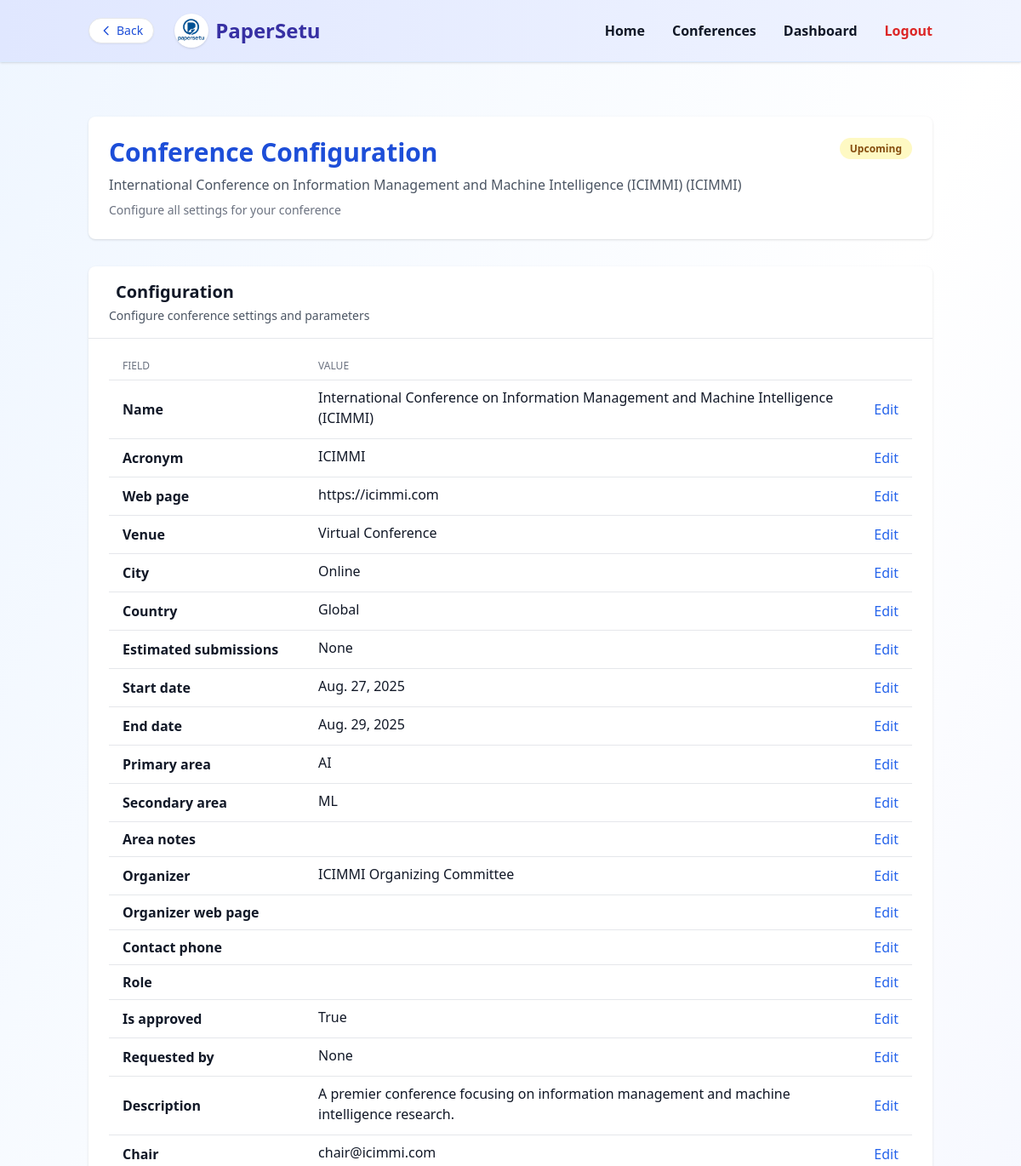
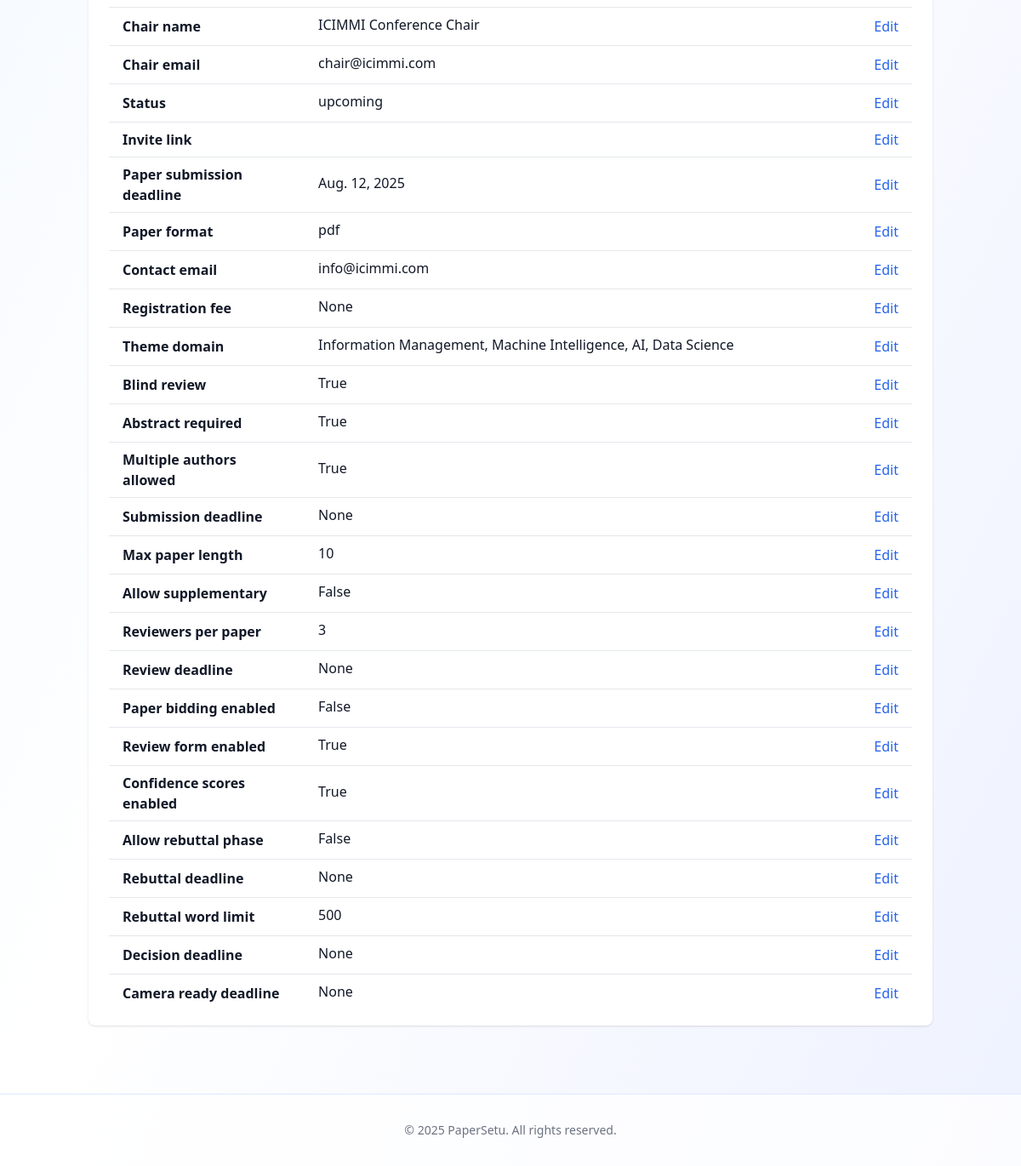
The app's page /dashboard/conference/25/config/ (signed in) with its own data (2 pictures, top to bottom).
### conference/models.py (models this page shows, shortened)
class Conference(models.Model):
    name = models.CharField(max_length=255)
    acronym = models.CharField(max_length=50, blank=True)
    web_page = models.URLField(blank=True)
    venue = models.CharField(max_length=255, blank=True)
    city = models.CharField(max_length=100, blank=True)
    country = models.CharField(max_length=100, blank=True)
    estimated_submissions = models.IntegerField(null=True, blank=True)
    start_date = models.DateField()
    end_date = models.DateField()
    primary_area = models.CharField(max_length=50, choices=AREA_CHOICES, default='AI')
    secondary_area = models.CharField(max_length=50, choices=AREA_CHOICES, default='AI')
    area_notes = models.TextField(blank=True)
    organizer = models.CharField(max_length=255, blank=True)
    organizer_web_page = models.URLField(blank=True)
    contact_phone = models.CharField(max_length=20, blank=True)
    role = models.CharField(max_length=100, blank=True)
    is_approved = models.BooleanField(default=False)
    requested_by = models.ForeignKey(User, on_delete=models.CASCADE, related_name='requested_conferences', null=True, blank=True)
    description = models.TextField(blank=True)
    chair = models.ForeignKey(User, on_delete=models.CASCADE, related_name='chaired_conferences')
    chair_name = models.CharField(max_length=255, blank=True, help_text="Conference chair's full name")
    chair_email = models.EmailField(blank=True, help_text="Conference chair's email address")
    status = models.CharField(max_length=20, choices=[('upcoming', 'Upcoming'), ('live', 'Live'), ('completed', 'Completed')], default='upcoming')
    invite_link = models.CharField(max_length=255, blank=True)
    created_at = models.DateTimeField(auto_now_add=True)
    paper_submission_deadline = models.DateField(null=True, blank=True)
    paper_format = models.CharField(max_length=10, choices=[('pdf', 'PDF'), ('docx', 'DOCX')], default='pdf')
    contact_email = models.EmailField(blank=True, help_text="Main contact email for the conference")
    registration_fee = models.DecimalField(max_digits=10, decimal_places=2, null=True, blank=True, help_text="Registration fee amount")
    theme_domain = models.CharField(max_length=255, blank=True, help_text="Conference theme or domain")
    blind_review = models.BooleanField(default=True)
    abstract_required = models.BooleanField(default=True)
    multiple_authors_allowed = models.BooleanField(default=True)
    submission_deadline = models.DateTimeField(null=True, blank=True, help_text="Final submission deadline")
    max_paper_length = models.IntegerField(default=10)
    allow_supplementary = models.BooleanField(default=False)
    reviewers_per_paper = models.IntegerField(default=3)
    review_deadline = models.DateTimeField(null=True, blank=True, help_text="Review submission deadline")
    paper_bidding_enabled = models.BooleanField(default=False, help_text="Enable paper bidding for reviewers")
    review_form_enabled = models.BooleanField(default=True)
    confidence_scores_enabled = models.BooleanField(default=True)
    allow_rebuttal_phase = models.BooleanField(default=False, help_text="Enable author rebuttal phase")
    rebuttal_deadline = models.DateTimeField(null=True, blank=True, help_text="Rebuttal submission deadline")
    rebuttal_word_limit = models.IntegerField(default=500, help_text="Word limit for rebuttals")
    decision_deadline = models.DateTimeField(null=True, blank=True, help_text="Final decision deadline")
    camera_ready_deadline = models.DateTimeField(null=True, blank=True, help_text="Camera-ready submission deadline")

### accounts/models.py (models this page shows)
class User(AbstractUser):
    email = models.EmailField(unique=True)
    is_verified = models.BooleanField(default=False)
    otp = models.CharField(max_length=6, blank=True, null=True)
    otp_created_at = models.DateTimeField(blank=True, null=True)
    def __str__(self):
        return self.email if self.email else self.username

### dashboard/views.py (the view, shortened to what this page needs)
# urls.py: path('conference/<int:conf_id>/config/', ConfigFeatureView.as_view(), name='admin_config'),
class ConfigFeatureView(AdminFeatureBaseView):
    feature_key = 'config'
    template_name = 'dashboard/conference_configuration.html'
    def get(self, request, conf_id):
        conference = get_object_or_404(Conference, id=conf_id)
        user = request.user
        if conference.chair != user:
            return render(request, 'dashboard/forbidden.html', {
                'message': 'Only the conference chair can access the configuration panel.'
            })
        edit_field = request.GET.get('edit_field')
        conference_fields = [
            field for field in conference._meta.get_fields()
            if getattr(field, 'editable', False) and not field.name.startswith('_') and field.name not in ['id', 'created_at']
        ]
        nav_items = [
            "Submissions", "Reviews", "Status", "PC", "Events",
            "Email", "Administration", "Conference", "News", "papersetu", "Tracks"
        ]
        context = {
            'conference': conference,
            'edit_field': edit_field,
            'conference_fields': conference_fields,
            'nav_items': nav_items,
            'active_tab': 'Administration',
        }
        return render(request, self.template_name, context)

### dashboard/templatetags/dashboard_extras.py (called while the page is built)
@register.filter
def attr(obj, attr_name):
    return getattr(obj, attr_name, None)

### templates/dashboard/conference_configuration.html (shortened to what this page needs)
{% extends 'dashboard/dashboard.html' %}
{% load dashboard_extras %}
{% load static %}
{% block content %}
        <section class="bg-white rounded-lg shadow p-6 mb-8">
            <div class="flex justify-between items-start">
                <div>
                    <h1 class="text-3xl font-bold mb-2 text-blue-700">Conference Configuration</h1>
                    <p class="text-gray-600 mb-2">{{ conference.name }} ({{ conference.acronym }})</p>
                    <p class="text-sm text-gray-500">Configure all settings for your conference</p>
                </div>
                <div class="text-right">
                    <span class="px-3 py-1 rounded-full text-xs font-semibold
                        {% if conference.status == 'upcoming' %}bg-yellow-100 text-yellow-800
                        {% elif conference.status == 'live' %}bg-green-100 text-green-800
                        {% else %}bg-gray-100 text-gray-800{% endif %}">
                        {{ conference.status|title }}
                    </span>
                </div>
            </div>
        </section>
<section class="bg-white rounded-lg shadow">
    <div class="px-6 py-4 border-b border-gray-200">
        <h2 class="text-xl font-semibold text-gray-900">
            Configuration
        </h2>
        <p class="text-sm text-gray-600 mt-1">Configure conference settings and parameters</p>
    </div>
    <div class="px-6 py-4">
        <table class="min-w-full divide-y divide-gray-200">
            <thead>
                <tr>
                    <th class="px-4 py-2 text-left text-xs font-medium text-gray-500 uppercase">Field</th>
                    <th class="px-4 py-2 text-left text-xs font-medium text-gray-500 uppercase">Value</th>
                    <th class="px-4 py-2"></th>
                </tr>
            </thead>
            <tbody class="bg-white divide-y divide-gray-200">
                {% for field in conference_fields %}
                <tr id="row-{{ field.name }}">
                    <td class="px-4 py-2 font-semibold">{{ field.verbose_name|capfirst }}</td>
                    <td class="px-4 py-2" id="value-{{ field.name }}">
                        <span id="display-{{ field.name }}">{{ conference|attr:field.name }}</span>
                    </td>
                    <td class="px-4 py-2">
                        <button class="text-blue-600 hover:underline edit-btn" data-field="{{ field.name }}">Edit</button>
                    </td>
                </tr>
                {% endfor %}
            </tbody>
        </table>
    </div>
</section>
{% endblock %}

### records on screen
Conference: name "International Conference on Information Management and Machine Intelligence (ICIMMI)", acronym "ICIMMI", status "Upcoming", conference_fields "International Conference on Information Management and Machine Intelligence (ICIMMI)" "ICIMMI" "https://icimmi.com" "Virtual Conference" "Online" "Global" "None" "Aug. 27, 2025" "Aug. 29, 2025" "AI" "ML" "ICIMMI Organizing Committee" "True" "None" "A premier conference focusing on information management and machine intelligence research." "chair@icimmi.com" "ICIMMI Conference Chair" "chair@icimmi.com" "upcoming" "Aug. 12, 2025" "pdf" "info@icimmi.com" "None" "Information Management, Machine Intelligence, AI, Data Science" "True" "True" "True" "None" "10" "False" "3" "None" "False" "True" "True" "False" "None" "500" "None" "None"

### other values on screen
{{ field.verbose_name|capfirst }} "Name" "Acronym" "Web page" "Venue" "City" "Country" "Estimated submissions" "Start date" "End date" "Primary area" "Secondary area" "Area notes" "Organizer" "Organizer web page" "Contact phone" "Role" "Is approved" "Requested by" "Description" "Chair" "Chair name" "Chair email" "Status" "Invite link" "Paper submission deadline" "Paper format" "Contact email" "Registration fee" "Theme domain" "Blind review" "Abstract required" "Multiple authors allowed" "Submission deadline" "Max paper length" "Allow supplementary" "Reviewers per paper" "Review deadline" "Paper bidding enabled" "Review form enabled" "Confidence scores enabled" "Allow rebuttal phase" "Rebuttal deadline" "Rebuttal word limit" "Decision deadline" "Camera ready deadline"
